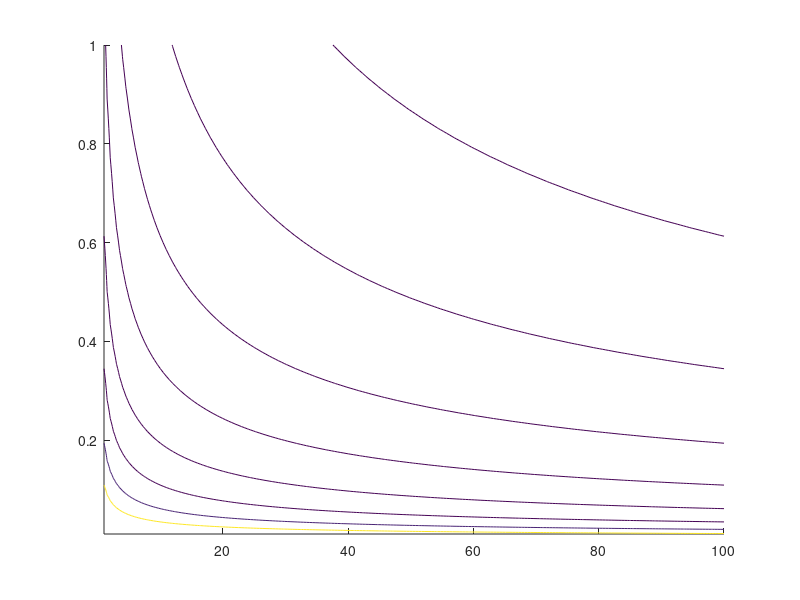

MATLAB code for this plot: (Note: this script raises an error after producing the figure.)
%% Ergun equation in multi-tubular packed bed
clear, clc, close all
addpath(genpath(pwd))

mu  = 0.000684; % [kg/m/s]
eps = 0.39; % [-]
Q   = 0.00013165; % [m3/s]
d_p = 3e-6; % [m]
rho = 1097.86; % [kg/m3]
V   = 0.924055124; % [m3]

u_0 = @(n_c, d_c) 4*Q./(n_c.*pi.*d_c.^2);
L   = @(n_c, d_c) 4*V./(n_c.*pi.*d_c.^2);
DeltaP = @(n_c, d_c) L(n_c, d_c) .*( 150*mu*(1-eps)^2.*u_0(n_c,d_c)./(eps^3*d_p^2) + 1.75*(1-eps)*rho.*u_0(n_c,d_c).^2/(eps^3*d_p) );

[n_c,d_c] = meshgrid(linspace(1,100,200),logspace(-2,0,200));

contour(n_c,d_c,DeltaP(n_c, d_c)/1e5,logspace(-1,6,8),'ShowText',1)

ax = gca;
ax.XAxis.Label.String = 'n_c';
ax.YAxis.Label.String = 'd_c / m';
ax.YAxis.Scale = 'log';
ax.Title.String = '\DeltaP / bar';
ax.ColorScale = 'log';
% ax.Colormap = brewermap(8,'Reds');
ax.Colormap = colormap('cool');

figExport(12,12,'ergun-contours-n-d')
